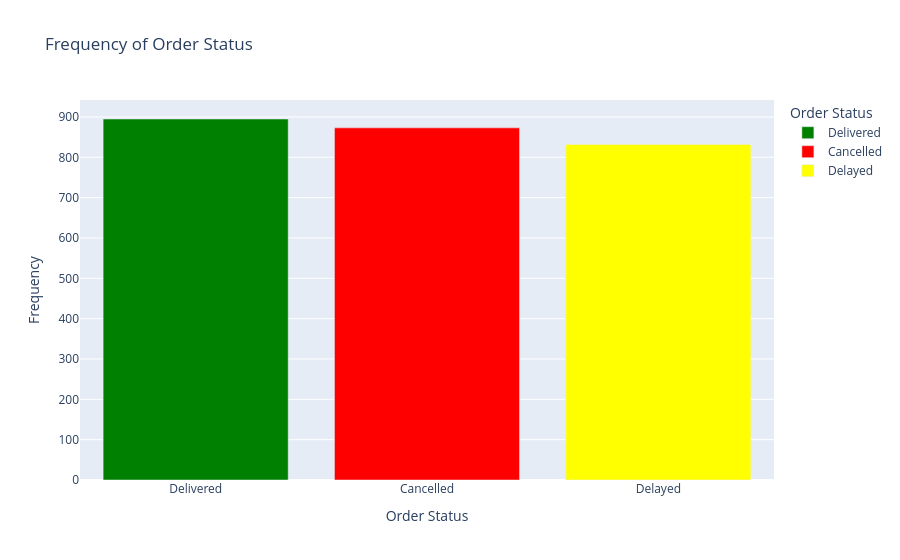

Here is the notebook cell this chart was saved with:
### Code cell
fig2 = pe.bar(
    status_counts,
    x='order_status',
    y='frequency',
    color='order_status',
    color_discrete_map={
        'Delivered': 'green',
        'Cancelled': 'red',
        'Delayed': 'yellow'
    },
    labels={'order_status': 'Order Status', 'frequency': 'Frequency'},
    title='Frequency of Order Status',

)

#With legend to the right
fig2.show()

### Figure 1 — Plotly figure (JSON) as saved in the notebook; plotly's stock layout.template omitted (floating-point values rounded to 4 significant figures)
{"data": [{"hovertemplate": "Order Status=%{x}<br>Frequency=%{y}<extra></extra>", "legendgroup": "Delivered", "marker": {"color": "green", "pattern": {"shape": ""}}, "name": "Delivered", "orientation": "v", "showlegend": true, "textposition": "auto", "type": "bar", "x": ["Delivered"], "xaxis": "x", "y": [895], "yaxis": "y"}, {"hovertemplate": "Order Status=%{x}<br>Frequency=%{y}<extra></extra>", "legendgroup": "Cancelled", "marker": {"color": "red", "pattern": {"shape": ""}}, "name": "Cancelled", "orientation": "v", "showlegend": true, "textposition": "auto", "type": "bar", "x": ["Cancelled"], "xaxis": "x", "y": [873], "yaxis": "y"}, {"hovertemplate": "Order Status=%{x}<br>Frequency=%{y}<extra></extra>", "legendgroup": "Delayed", "marker": {"color": "yellow", "pattern": {"shape": ""}}, "name": "Delayed", "orientation": "v", "showlegend": true, "textposition": "auto", "type": "bar", "x": ["Delayed"], "xaxis": "x", "y": [832], "yaxis": "y"}], "layout": {"barmode": "relative", "legend": {"title": {"text": "Order Status"}, "tracegroupgap": 0}, "title": {"text": "Frequency of Order Status"}, "xaxis": {"anchor": "y", "categoryarray": ["Delivered", "Cancelled", "Delayed"], "categoryorder": "array", "domain": [0, 1], "title": {"text": "Order Status"}}, "yaxis": {"anchor": "x", "domain": [0, 1], "title": {"text": "Frequency"}}}}
